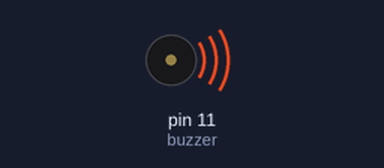
This sketch was run on a simulated Arduino Uno, built with avr-gcc and run on an emulated ATmega328P. Shown: buzzer (waves = sounding).

Above: at 0.06 s.
Timing chart, 0 to 5.1 s (numbered marks = the images above):
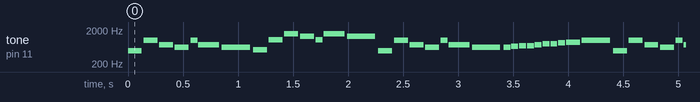

Measured:
- by itself, tone on pin 11 (buzzer): plays 494 Hz for 0.13 s, 988 Hz for 0.13 s, 740 Hz for 0.13 s, 622 Hz for 0.13 s, 988 Hz for 0.06 s, 740 Hz for 0.19 s … (913 notes in this stretch)

The sketch:

buzzer_notes_test.ino
```cpp
#define NOTE_B0  31
#define NOTE_C1  33
#define NOTE_CS1 35
#define NOTE_D1  37
#define NOTE_DS1 39
#define NOTE_E1  41
#define NOTE_F1  44
#define NOTE_FS1 46
#define NOTE_G1  49
#define NOTE_GS1 52
#define NOTE_A1  55
#define NOTE_AS1 58
#define NOTE_B1  62
#define NOTE_C2  65
#define NOTE_CS2 69
#define NOTE_D2  73
#define NOTE_DS2 78
#define NOTE_E2  82
#define NOTE_F2  87
#define NOTE_FS2 93
#define NOTE_G2  98
#define NOTE_GS2 104
#define NOTE_A2  110
#define NOTE_AS2 117
#define NOTE_B2  123
#define NOTE_C3  131
#define NOTE_CS3 139
#define NOTE_D3  147
#define NOTE_DS3 156
#define NOTE_E3  165
#define NOTE_F3  175
#define NOTE_FS3 185
#define NOTE_G3  196
#define NOTE_GS3 208
#define NOTE_A3  220
#define NOTE_AS3 233
#define NOTE_B3  247
#define NOTE_C4  262
#define NOTE_CS4 277
#define NOTE_D4  294
#define NOTE_DS4 311
#define NOTE_E4  330
#define NOTE_F4  349
#define NOTE_FS4 370
#define NOTE_G4  392
#define NOTE_GS4 415
#define NOTE_A4  440
#define NOTE_AS4 466
#define NOTE_B4  494
#define NOTE_C5  523
#define NOTE_CS5 554
#define NOTE_D5  587
#define NOTE_DS5 622
#define NOTE_E5  659
#define NOTE_F5  698
#define NOTE_FS5 740
#define NOTE_G5  784
#define NOTE_GS5 831
#define NOTE_A5  880
#define NOTE_AS5 932
#define NOTE_B5  988
#define NOTE_C6  1047
#define NOTE_CS6 1109
#define NOTE_D6  1175
#define NOTE_DS6 1245
#define NOTE_E6  1319
#define NOTE_F6  1397
#define NOTE_FS6 1480
#define NOTE_G6  1568
#define NOTE_GS6 1661
#define NOTE_A6  1760
#define NOTE_AS6 1865
#define NOTE_B6  1976
#define NOTE_C7  2093
#define NOTE_CS7 2217
#define NOTE_D7  2349
#define NOTE_DS7 2489
#define NOTE_E7  2637
#define NOTE_F7  2794
#define NOTE_FS7 2960
#define NOTE_G7  3136
#define NOTE_GS7 3322
#define NOTE_A7  3520
#define NOTE_AS7 3729
#define NOTE_B7  3951
#define NOTE_C8  4186
#define NOTE_CS8 4435
#define NOTE_D8  4699
#define NOTE_DS8 4978
#define REST      0
int buzzer = 11;
```

1_NeverGonna_.ino
```cpp
/*More songs available at https://github.com/robsoncouto/arduino-songs

                                              Robson Couto, 2019*/

void NeverGonna(){


int tempo = 114;

int melody[] = {

  NOTE_D5,-4, NOTE_E5,-4, NOTE_A4,4, //1
  NOTE_E5,-4, NOTE_FS5,-4, NOTE_A5,16, NOTE_G5,16, NOTE_FS5,8,
  NOTE_D5,-4, NOTE_E5,-4, NOTE_A4,2,
  NOTE_A4,16, NOTE_A4,16, NOTE_B4,16, NOTE_D5,8, NOTE_D5,16,
  NOTE_D5,-4, NOTE_E5,-4, NOTE_A4,4, //repeat from 1
  NOTE_E5,-4, NOTE_FS5,-4, NOTE_A5,16, NOTE_G5,16, NOTE_FS5,8,
  NOTE_D5,-4, NOTE_E5,-4, NOTE_A4,2,
  NOTE_A4,16, NOTE_A4,16, NOTE_B4,16, NOTE_D5,8, NOTE_D5,16,
  REST,4, NOTE_B4,8, NOTE_CS5,8, NOTE_D5,8, NOTE_D5,8, NOTE_E5,8, NOTE_CS5,-8,
  NOTE_B4,16, NOTE_A4,2, REST,4,

  REST,8, NOTE_B4,8, NOTE_B4,8, NOTE_CS5,8, NOTE_D5,8, NOTE_B4,4, NOTE_A4,8, //7
  NOTE_A5,8, REST,8, NOTE_A5,8, NOTE_E5,-4, REST,4,
  NOTE_B4,8, NOTE_B4,8, NOTE_CS5,8, NOTE_D5,8, NOTE_B4,8, NOTE_D5,8, NOTE_E5,8, REST,8,
  REST,8, NOTE_CS5,8, NOTE_B4,8, NOTE_A4,-4, REST,4,
  REST,8, NOTE_B4,8, NOTE_B4,8, NOTE_CS5,8, NOTE_D5,8, NOTE_B4,8, NOTE_A4,4,
  NOTE_E5,8, NOTE_E5,8, NOTE_E5,8, NOTE_FS5,8, NOTE_E5,4, REST,4,

  NOTE_D5,2, NOTE_E5,8, NOTE_FS5,8, NOTE_D5,8, //13
  NOTE_E5,8, NOTE_E5,8, NOTE_E5,8, NOTE_FS5,8, NOTE_E5,4, NOTE_A4,4,
  REST,2, NOTE_B4,8, NOTE_CS5,8, NOTE_D5,8, NOTE_B4,8,
  REST,8, NOTE_E5,8, NOTE_FS5,8, NOTE_E5,-4, NOTE_A4,16, NOTE_B4,16, NOTE_D5,16, NOTE_B4,16,
  NOTE_FS5,-8, NOTE_FS5,-8, NOTE_E5,-4, NOTE_A4,16, NOTE_B4,16, NOTE_D5,16, NOTE_B4,16,

  NOTE_E5,-8, NOTE_E5,-8, NOTE_D5,-8, NOTE_CS5,16, NOTE_B4,-8, NOTE_A4,16, NOTE_B4,16, NOTE_D5,16, NOTE_B4,16, //18
  NOTE_D5,4, NOTE_E5,8, NOTE_CS5,-8, NOTE_B4,16, NOTE_A4,8, NOTE_A4,8, NOTE_A4,8,
  NOTE_E5,4, NOTE_D5,2, NOTE_A4,16, NOTE_B4,16, NOTE_D5,16, NOTE_B4,16,
  NOTE_FS5,-8, NOTE_FS5,-8, NOTE_E5,-4, NOTE_A4,16, NOTE_B4,16, NOTE_D5,16, NOTE_B4,16,
  NOTE_A5,4, NOTE_CS5,8, NOTE_D5,-8, NOTE_CS5,16, NOTE_B4,8, NOTE_A4,16, NOTE_B4,16, NOTE_D5,16, NOTE_B4,16,

  NOTE_D5,4, NOTE_E5,8, NOTE_CS5,-8, NOTE_B4,16, NOTE_A4,4, NOTE_A4,8,  //23
  NOTE_E5,4, NOTE_D5,2, REST,4,
  REST,8, NOTE_B4,8, NOTE_D5,8, NOTE_B4,8, NOTE_D5,8, NOTE_E5,4, REST,8,
  REST,8, NOTE_CS5,8, NOTE_B4,8, NOTE_A4,-4, REST,4,
  REST,8, NOTE_B4,8, NOTE_B4,8, NOTE_CS5,8, NOTE_D5,8, NOTE_B4,8, NOTE_A4,4,
  REST,8, NOTE_A5,8, NOTE_A5,8, NOTE_E5,8, NOTE_FS5,8, NOTE_E5,8, NOTE_D5,8,

  REST,8, NOTE_A4,8, NOTE_B4,8, NOTE_CS5,8, NOTE_D5,8, NOTE_B4,8, //29
  REST,8, NOTE_CS5,8, NOTE_B4,8, NOTE_A4,-4, REST,4,
  NOTE_B4,8, NOTE_B4,8, NOTE_CS5,8, NOTE_D5,8, NOTE_B4,8, NOTE_A4,4, REST,8,
  REST,8, NOTE_E5,8, NOTE_E5,8, NOTE_FS5,4, NOTE_E5,-4,
  NOTE_D5,2, NOTE_D5,8, NOTE_E5,8, NOTE_FS5,8, NOTE_E5,4,
  NOTE_E5,8, NOTE_E5,8, NOTE_FS5,8, NOTE_E5,8, NOTE_A4,8, NOTE_A4,4,

  REST,-4, NOTE_A4,8, NOTE_B4,8, NOTE_CS5,8, NOTE_D5,8, NOTE_B4,8, //35
  REST,8, NOTE_E5,8, NOTE_FS5,8, NOTE_E5,-4, NOTE_A4,16, NOTE_B4,16, NOTE_D5,16, NOTE_B4,16,
  NOTE_FS5,-8, NOTE_FS5,-8, NOTE_E5,-4, NOTE_A4,16, NOTE_B4,16, NOTE_D5,16, NOTE_B4,16,
  NOTE_E5,-8, NOTE_E5,-8, NOTE_D5,-8, NOTE_CS5,16, NOTE_B4,8, NOTE_A4,16, NOTE_B4,16, NOTE_D5,16, NOTE_B4,16,
  NOTE_D5,4, NOTE_E5,8, NOTE_CS5,-8, NOTE_B4,16, NOTE_A4,4, NOTE_A4,8,

   NOTE_E5,4, NOTE_D5,2, NOTE_A4,16, NOTE_B4,16, NOTE_D5,16, NOTE_B4,16, //40
  NOTE_FS5,-8, NOTE_FS5,-8, NOTE_E5,-4, NOTE_A4,16, NOTE_B4,16, NOTE_D5,16, NOTE_B4,16,
  NOTE_A5,4, NOTE_CS5,8, NOTE_D5,-8, NOTE_CS5,16, NOTE_B4,8, NOTE_A4,16, NOTE_B4,16, NOTE_D5,16, NOTE_B4,16,
  NOTE_D5,4, NOTE_E5,8, NOTE_CS5,-8, NOTE_B4,16, NOTE_A4,4, NOTE_A4,8,
  NOTE_E5,4, NOTE_D5,2, NOTE_A4,16, NOTE_B4,16, NOTE_D5,16, NOTE_B4,16,

  NOTE_FS5,-8, NOTE_FS5,-8, NOTE_E5,-4, NOTE_A4,16, NOTE_B4,16, NOTE_D5,16, NOTE_B4,16, //45
  NOTE_A5,4, NOTE_CS5,8, NOTE_D5,-8, NOTE_CS5,16, NOTE_B4,8, NOTE_A4,16, NOTE_B4,16, NOTE_D5,16, NOTE_B4,16,
  NOTE_D5,4, NOTE_E5,8, NOTE_CS5,-8, NOTE_B4,16, NOTE_A4,4, NOTE_A4,8,
  NOTE_E5,4, NOTE_D5,2, NOTE_A4,16, NOTE_B4,16, NOTE_D5,16, NOTE_B4,16,
  NOTE_FS5,-8, NOTE_FS5,-8, NOTE_E5,-4, NOTE_A4,16, NOTE_B4,16, NOTE_D5,16, NOTE_B4,16, //45

  NOTE_A5,4, NOTE_CS5,8, NOTE_D5,-8, NOTE_CS5,16, NOTE_B4,8, NOTE_A4,16, NOTE_B4,16, NOTE_D5,16, NOTE_B4,16,
  NOTE_D5,4, NOTE_E5,8, NOTE_CS5,-8, NOTE_B4,16, NOTE_A4,4, NOTE_A4,8,

  NOTE_E5,4, NOTE_D5,2, REST,4
};


int notes = sizeof(melody) / sizeof(melody[0]) / 2;


int wholenote = (60000 * 4) / tempo;

int divider = 0, noteDuration = 0;

for (int thisNote = 0; thisNote < notes * 2; thisNote = thisNote + 2) {

    divider = melody[thisNote + 1];
    if (divider > 0) {
      noteDuration = (wholenote) / divider;
    } else if (divider < 0) {
      noteDuration = (wholenote) / abs(divider);
      noteDuration *= 1.5; // increases the duration in half for dotted notes
    }

    // we only play the note for 90% of the duration, leaving 10% as a pause
    tone(buzzer, melody[thisNote], noteDuration * 0.9);

    // Wait for the specief duration before playing the next note.
    delay(noteDuration);

    // stop the waveform generation before the next note.
    noTone(buzzer);
  }
}
```

2_PACMAN_.ino
```cpp
/*More songs available at https://github.com/robsoncouto/arduino-songs

                                              Robson Couto, 2019*/

void Pacman(){
int tempo = 105;

int melody[] = {

  // Pacman
  // Score available at https://musescore.com/user/85429/scores/107109
  NOTE_B4, 16, NOTE_B5, 16, NOTE_FS5, 16, NOTE_DS5, 16, //1
  NOTE_B5, 32, NOTE_FS5, -16, NOTE_DS5, 8, NOTE_C5, 16,
  NOTE_C6, 16, NOTE_G6, 16, NOTE_E6, 16, NOTE_C6, 32, NOTE_G6, -16, NOTE_E6, 8,

  NOTE_B4, 16,  NOTE_B5, 16,  NOTE_FS5, 16,   NOTE_DS5, 16,  NOTE_B5, 32,  //2
  NOTE_FS5, -16, NOTE_DS5, 8,  NOTE_DS5, 32, NOTE_E5, 32,  NOTE_F5, 32,
  NOTE_F5, 32,  NOTE_FS5, 32,  NOTE_G5, 32,  NOTE_G5, 32, NOTE_GS5, 32,  NOTE_A5, 16, NOTE_B5, 8
};

// sizeof gives the number of bytes, each int value is composed of two bytes (16 bits)
// there are two values per note (pitch and duration), so for each note there are four bytes
int notes = sizeof(melody) / sizeof(melody[0]) / 2;

// this calculates the duration of a whole note in ms
int wholenote = (60000 * 4) / tempo;

int divider = 0, noteDuration = 0;

for (int thisNote = 0; thisNote < notes * 2; thisNote = thisNote + 2) {

    // calculates the duration of each note
    divider = melody[thisNote + 1];
    if (divider > 0) {
      // regular note, just proceed
      noteDuration = (wholenote) / divider;
    } else if (divider < 0) {
      // dotted notes are represented with negative durations!!
      noteDuration = (wholenote) / abs(divider);
      noteDuration *= 1.5; // increases the duration in half for dotted notes
    }

    // we only play the note for 90% of the duration, leaving 10% as a pause
    tone(buzzer, melody[thisNote], noteDuration * 0.9);

    // Wait for the specief duration before playing the next note.
    delay(noteDuration);

    // stop the waveform generation before the next note.
    noTone(buzzer);
  }
}
```

3_PINKPANTHER_.ino
```cpp
/*More songs available at https://github.com/robsoncouto/arduino-songs

                                              Robson Couto, 2019*/

void panther(){
  int tempo = 120;

int melody[] = {

  // Pink Panther theme
  // Score available at https://musescore.com/benedictsong/the-pink-panther
  // Theme by Masato Nakamura, arranged by Teddy Mason

  REST,2, REST,4, REST,8, NOTE_DS4,8,
  NOTE_E4,-4, REST,8, NOTE_FS4,8, NOTE_G4,-4, REST,8, NOTE_DS4,8,
  NOTE_E4,-8, NOTE_FS4,8,  NOTE_G4,-8, NOTE_C5,8, NOTE_B4,-8, NOTE_E4,8, NOTE_G4,-8, NOTE_B4,8,
  NOTE_AS4,2, NOTE_A4,-16, NOTE_G4,-16, NOTE_E4,-16, NOTE_D4,-16,
  NOTE_E4,2, REST,4, REST,8, NOTE_DS4,4,

  NOTE_E4,-4, REST,8, NOTE_FS4,8, NOTE_G4,-4, REST,8, NOTE_DS4,8,
  NOTE_E4,-8, NOTE_FS4,8,  NOTE_G4,-8, NOTE_C5,8, NOTE_B4,-8, NOTE_G4,8, NOTE_B4,-8, NOTE_E5,8,
  NOTE_DS5,1,
  NOTE_D5,2, REST,4, REST,8, NOTE_DS4,8,
  NOTE_E4,-4, REST,8, NOTE_FS4,8, NOTE_G4,-4, REST,8, NOTE_DS4,8,
  NOTE_E4,-8, NOTE_FS4,8,  NOTE_G4,-8, NOTE_C5,8, NOTE_B4,-8, NOTE_E4,8, NOTE_G4,-8, NOTE_B4,8,

  NOTE_AS4,2, NOTE_A4,-16, NOTE_G4,-16, NOTE_E4,-16, NOTE_D4,-16,
  NOTE_E4,-4, REST,4,
  REST,4, NOTE_E5,-8, NOTE_D5,8, NOTE_B4,-8, NOTE_A4,8, NOTE_G4,-8, NOTE_E4,-8,
  NOTE_AS4,16, NOTE_A4,-8, NOTE_AS4,16, NOTE_A4,-8, NOTE_AS4,16, NOTE_A4,-8, NOTE_AS4,16, NOTE_A4,-8,
  NOTE_G4,-16, NOTE_E4,-16, NOTE_D4,-16, NOTE_E4,16, NOTE_E4,16, NOTE_E4,2,

};

// sizeof gives the number of bytes, each int value is composed of two bytes (16 bits)
// there are two values per note (pitch and duration), so for each note there are four bytes
int notes = sizeof(melody) / sizeof(melody[0]) / 2;

// this calculates the duration of a whole note in ms
int wholenote = (60000 * 4) / tempo;

int divider = 0, noteDuration = 0;

for (int thisNote = 0; thisNote < notes * 2; thisNote = thisNote + 2) {

    // calculates the duration of each note
    divider = melody[thisNote + 1];
    if (divider > 0) {
      // regular note, just proceed
      noteDuration = (wholenote) / divider;
    } else if (divider < 0) {
      // dotted notes are represented with negative durations!!
      noteDuration = (wholenote) / abs(divider);
      noteDuration *= 1.5; // increases the duration in half for dotted notes
    }

    // we only play the note for 90% of the duration, leaving 10% as a pause
    tone(buzzer, melody[thisNote], noteDuration * 0.9);

    // Wait for the specief duration before playing the next note.
    delay(noteDuration);

    // stop the waveform generation before the next note.
    noTone(buzzer);
  }
}
```

A_SETUP.ino
```cpp
void setup() {

}
```

B_LOOP.ino
```cpp
void loop() {
  //NeverGonna();
  Pacman();
  //panther();
}
```
